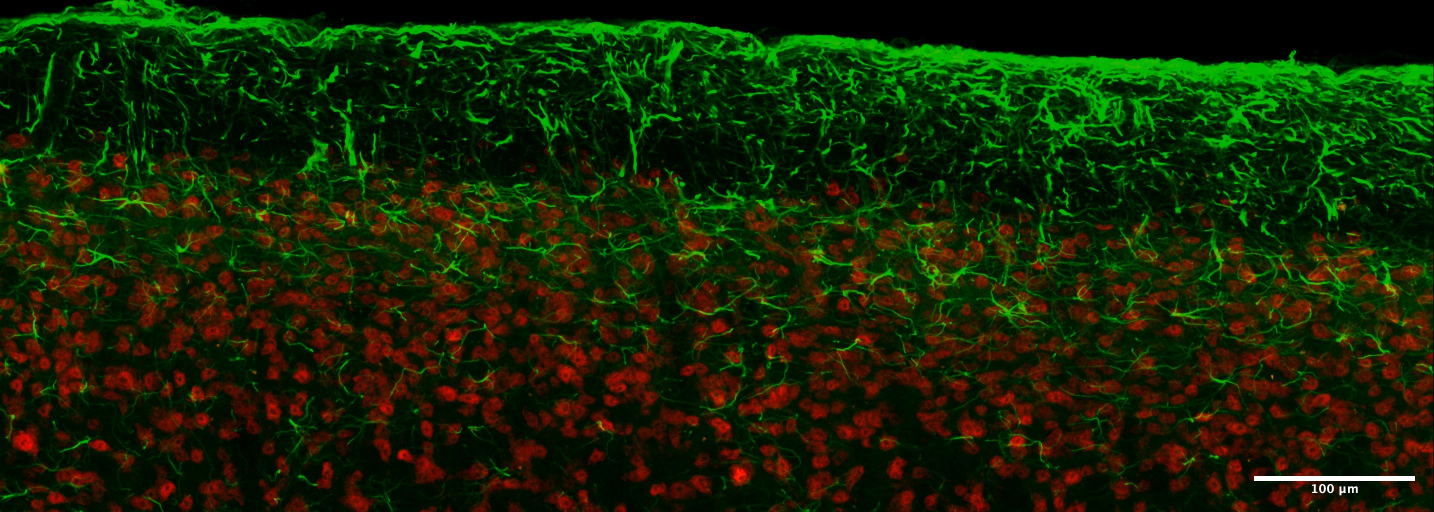
#> input picture Part Two/NLE_s1_contra_GFAP-FITC_NeuN-CY5_20x_1.jpg, 2868 x 1024 px (shown at 1/2 size)
$ python exe4.py
#> lines starting #> are read from the running program, lines starting #| are printed output that depends on the picture; after the words box and inside, x2 and y2 are one past the last pixel; in counts of white or black regions, pixels touching at a corner belong together
# Neuromodulation Workshop: EXE 4
import matplotlib
import matplotlib.pyplot as plt
import numpy as np
import cv2
matplotlib.use('TkAgg')

# Read in image file
filename = 'NLE_s1_contra_GFAP-FITC_NeuN-CY5_20x_1.jpg'
image = plt.imread(filename)
#> image is the input picture: shape (1024, 2868, 3); mean R, G, B 21.1, 36.1, 2.3
M = np.asarray(image)

red_image = M[:, :, 0]      #R
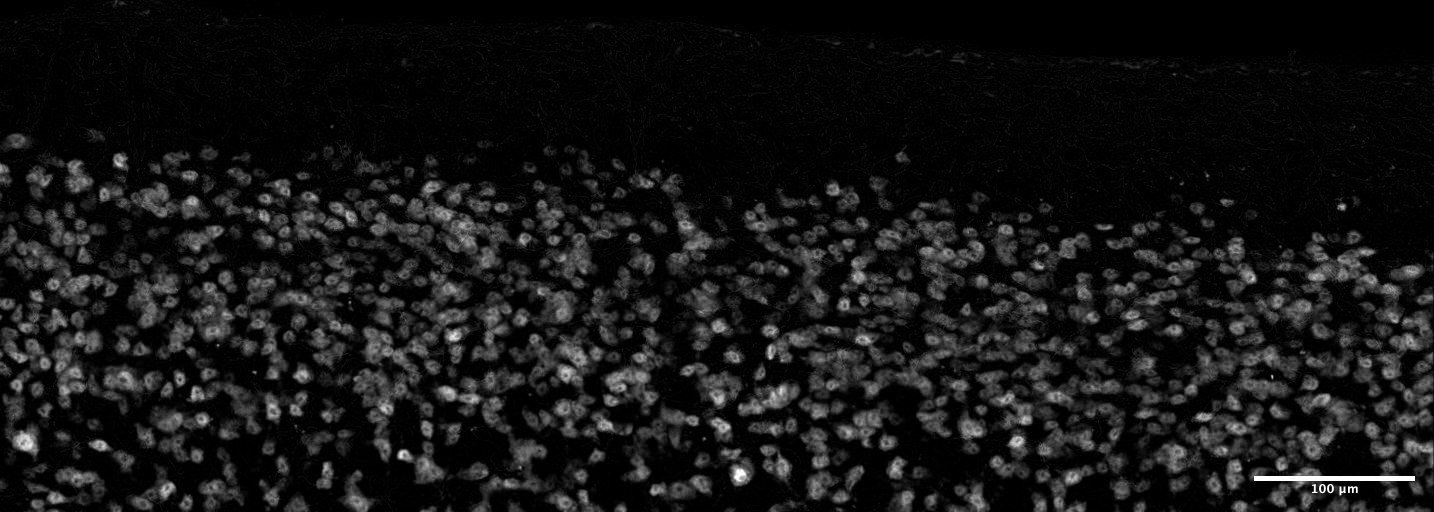
#> red_image: shape (1024, 2868) (shown at 1/2 size); min 0, max 255, mean 21.1
green_image = M[:, :, 1]    #G
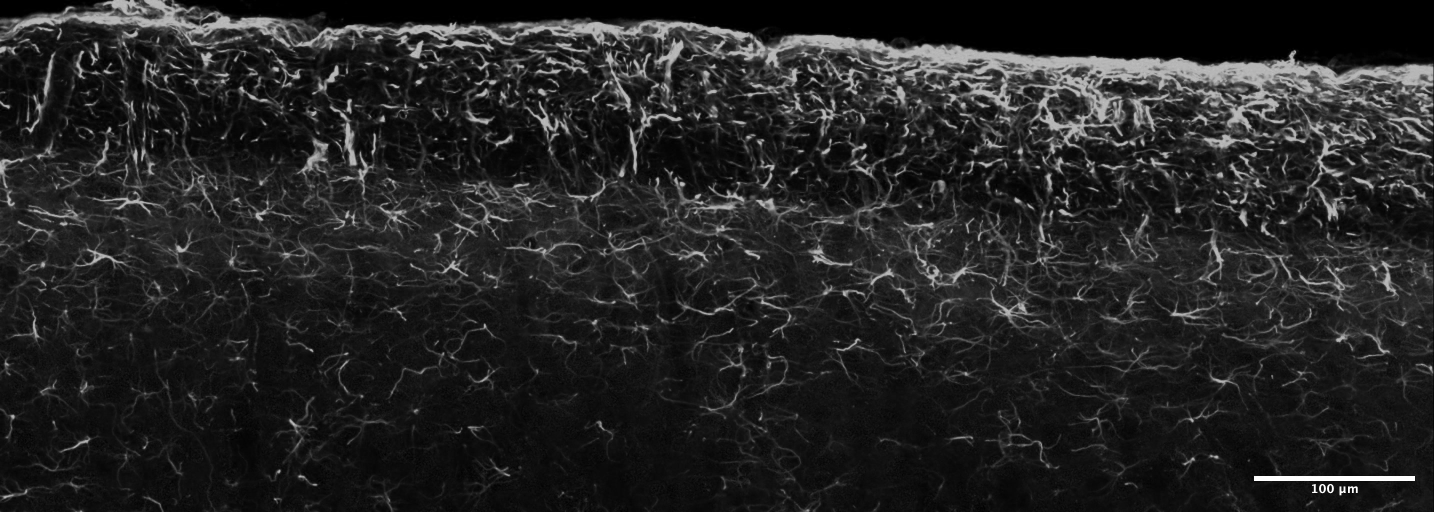
#> green_image: shape (1024, 2868) (shown at 1/2 size); min 0, max 255, mean 36.1
blue_image = M[:, :, 2]     #B
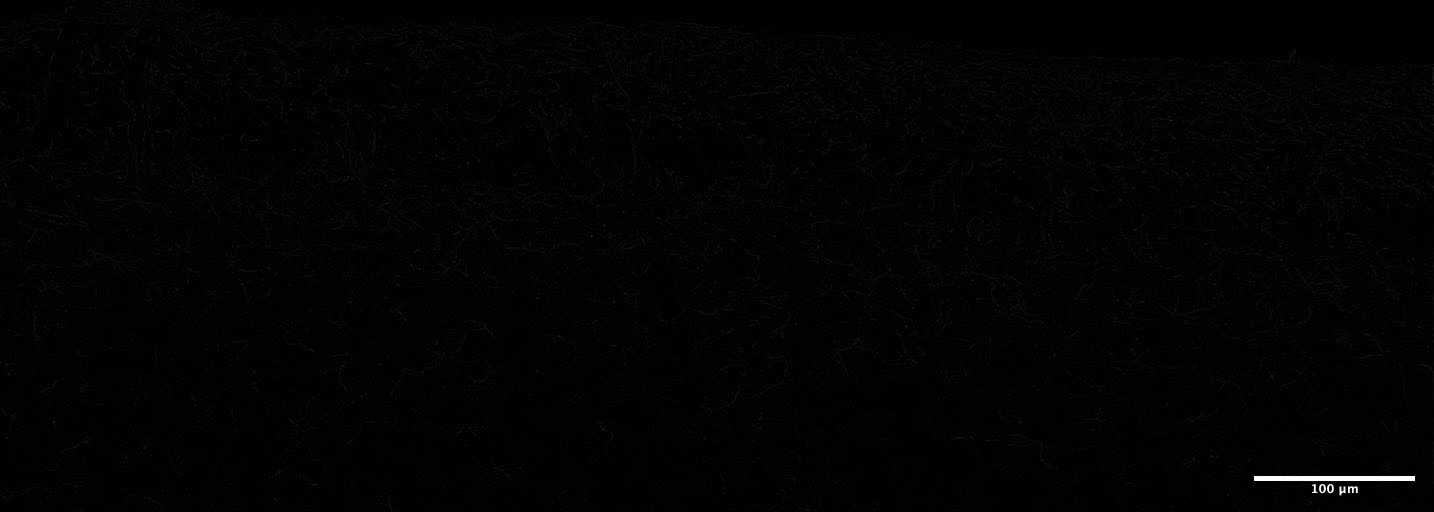
#> blue_image: shape (1024, 2868) (shown at 1/2 size); min 0, max 255, mean 2.3

# Sharpen red channel
kernel_sharpen_1 = np.array([[-1,-1,-1], [-1,9,-1], [-1,-1,-1]])
sharpened_image = cv2.filter2D(red_image, -1, kernel_sharpen_1)

# Apply a threshold to the sharpened image to create a mask
ret, thres_image = cv2.threshold(sharpened_image, 60, 255,cv2.THRESH_OTSU)
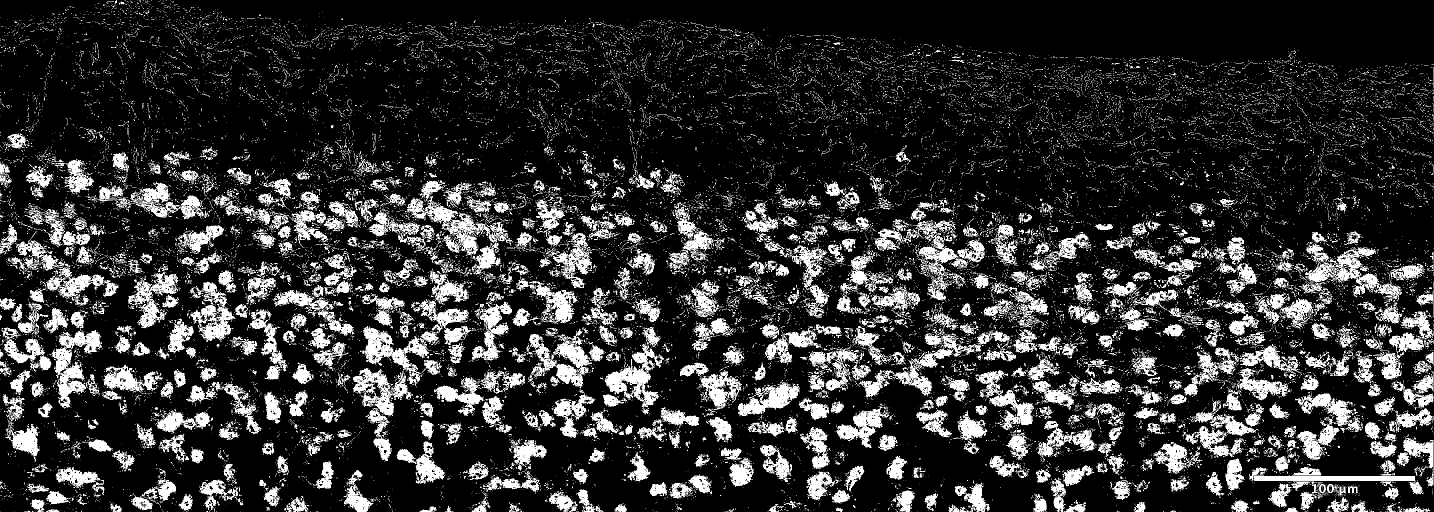
#> thres_image: shape (1024, 2868) (shown at 1/2 size); 19.3% white; 28175 white regions (26996 under 20 px), largest, box (x1, y1, x2, y2) and area: (810, 392, 1027, 550) 8262, (1786, 658, 2032, 793) 6637, (2610, 494, 2804, 604) 6111
#> ret = 51

plt.figure()
plt.subplot(211)
plt.imshow(sharpened_image)
plt.title("Sharpened Image")
plt.subplot(212)
plt.imshow(thres_image)
plt.title("Thresholded Image")
plt.show()
